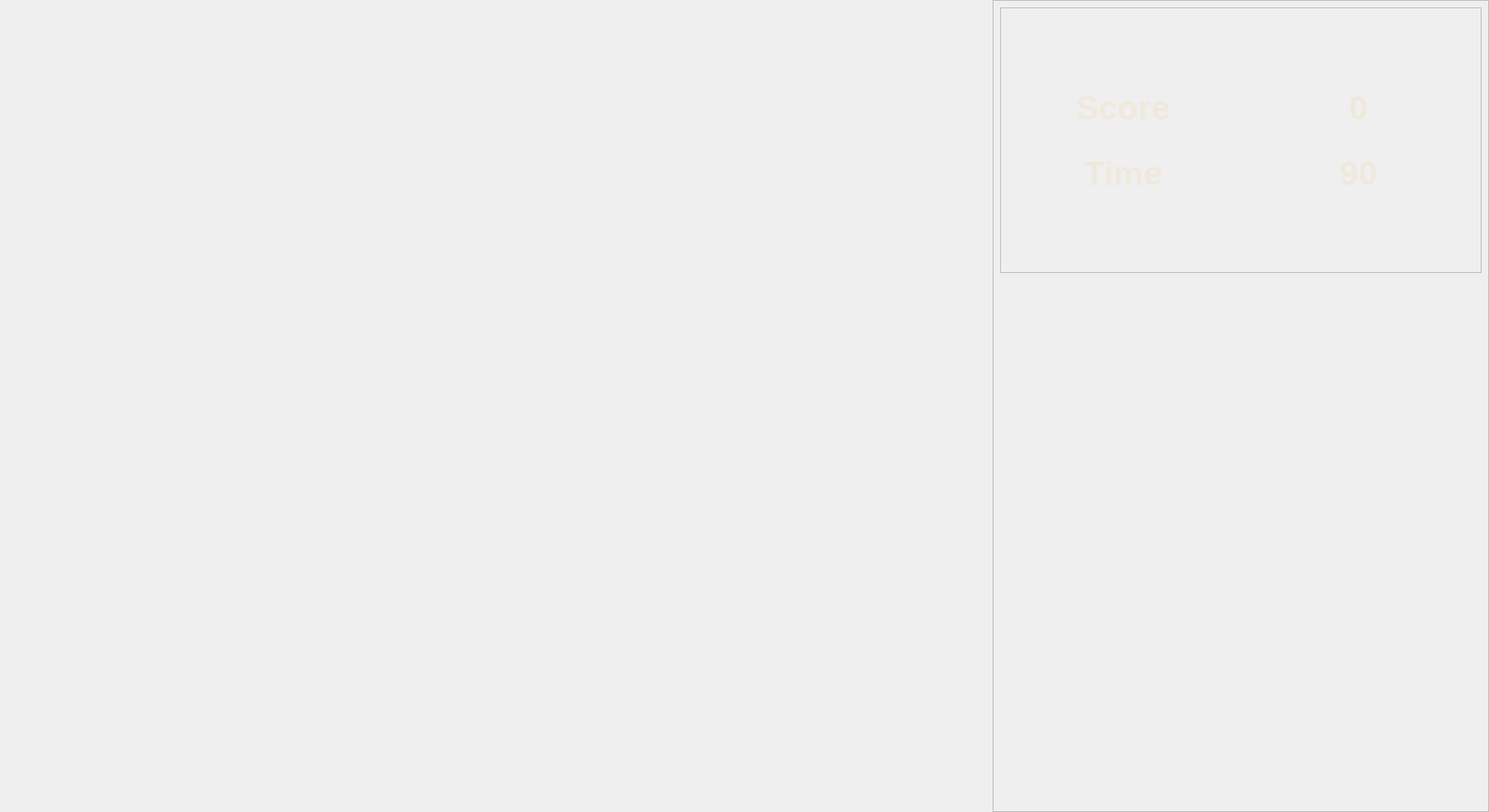
<?xml version="1.0" encoding="UTF-8"?>
<ui version="4.0">
 <class>SinglePlayerInGameUI</class>
 <widget class="QWidget" name="SinglePlayerInGameUI">
  <property name="geometry">
   <rect>
    <x>0</x>
    <y>0</y>
    <width>1980</width>
    <height>1080</height>
   </rect>
  </property>
  <property name="sizePolicy">
   <sizepolicy hsizetype="Fixed" vsizetype="Fixed">
    <horstretch>0</horstretch>
    <verstretch>0</verstretch>
   </sizepolicy>
  </property>
  <property name="font">
   <font>
    <pointsize>34</pointsize>
   </font>
  </property>
  <property name="windowTitle">
   <string>Form</string>
  </property>
  <layout class="QHBoxLayout" name="horizontalLayout_3" stretch="2,1">
   <property name="spacing">
    <number>0</number>
   </property>
   <property name="leftMargin">
    <number>0</number>
   </property>
   <property name="topMargin">
    <number>0</number>
   </property>
   <property name="rightMargin">
    <number>0</number>
   </property>
   <property name="bottomMargin">
    <number>0</number>
   </property>
   <item>
    <spacer name="horizontalSpacer">
     <property name="orientation">
      <enum>Qt::Orientation::Horizontal</enum>
     </property>
     <property name="sizeHint" stdset="0">
      <size>
       <width>40</width>
       <height>20</height>
      </size>
     </property>
    </spacer>
   </item>
   <item>
    <widget class="QFrame" name="frame">
     <property name="sizePolicy">
      <sizepolicy hsizetype="Expanding" vsizetype="Expanding">
       <horstretch>0</horstretch>
       <verstretch>0</verstretch>
      </sizepolicy>
     </property>
     <property name="frameShape">
      <enum>QFrame::Shape::StyledPanel</enum>
     </property>
     <property name="frameShadow">
      <enum>QFrame::Shadow::Raised</enum>
     </property>
     <property name="lineWidth">
      <number>2</number>
     </property>
     <layout class="QVBoxLayout" name="verticalLayout" stretch="1,2">
      <item>
       <widget class="QFrame" name="frame_2">
        <property name="sizePolicy">
         <sizepolicy hsizetype="Expanding" vsizetype="Expanding">
          <horstretch>0</horstretch>
          <verstretch>0</verstretch>
         </sizepolicy>
        </property>
        <property name="palette">
         <palette>
          <active>
           <colorrole role="WindowText">
            <brush brushstyle="SolidPattern">
             <color alpha="228">
              <red>239</red>
              <green>231</green>
              <blue>218</blue>
             </color>
            </brush>
           </colorrole>
           <colorrole role="Text">
            <brush brushstyle="SolidPattern">
             <color alpha="228">
              <red>239</red>
              <green>231</green>
              <blue>218</blue>
             </color>
            </brush>
           </colorrole>
           <colorrole role="Base">
            <brush brushstyle="SolidPattern">
             <color alpha="179">
              <red>70</red>
              <green>53</green>
              <blue>29</blue>
             </color>
            </brush>
           </colorrole>
          </active>
          <inactive>
           <colorrole role="WindowText">
            <brush brushstyle="SolidPattern">
             <color alpha="228">
              <red>239</red>
              <green>231</green>
              <blue>218</blue>
             </color>
            </brush>
           </colorrole>
           <colorrole role="Text">
            <brush brushstyle="SolidPattern">
             <color alpha="228">
              <red>239</red>
              <green>231</green>
              <blue>218</blue>
             </color>
            </brush>
           </colorrole>
           <colorrole role="Base">
            <brush brushstyle="SolidPattern">
             <color alpha="179">
              <red>70</red>
              <green>53</green>
              <blue>29</blue>
             </color>
            </brush>
           </colorrole>
          </inactive>
          <disabled/>
         </palette>
        </property>
        <property name="font">
         <font>
          <pointsize>34</pointsize>
          <bold>true</bold>
         </font>
        </property>
        <property name="frameShape">
         <enum>QFrame::Shape::StyledPanel</enum>
        </property>
        <property name="frameShadow">
         <enum>QFrame::Shadow::Raised</enum>
        </property>
        <layout class="QVBoxLayout" name="verticalLayout_2" stretch="1,1,1,1">
         <property name="spacing">
          <number>6</number>
         </property>
         <item>
          <spacer name="verticalSpacer">
           <property name="orientation">
            <enum>Qt::Orientation::Vertical</enum>
           </property>
           <property name="sizeHint" stdset="0">
            <size>
             <width>20</width>
             <height>145</height>
            </size>
           </property>
          </spacer>
         </item>
         <item>
          <layout class="QHBoxLayout" name="horizontalLayout_2" stretch="0,0">
           <item>
            <widget class="QLabel" name="scoreLabel">
             <property name="text">
              <string>Score</string>
             </property>
             <property name="alignment">
              <set>Qt::AlignmentFlag::AlignCenter</set>
             </property>
            </widget>
           </item>
           <item>
            <widget class="QLabel" name="scoreValueLabel">
             <property name="text">
              <string>0</string>
             </property>
             <property name="alignment">
              <set>Qt::AlignmentFlag::AlignCenter</set>
             </property>
            </widget>
           </item>
          </layout>
         </item>
         <item>
          <layout class="QHBoxLayout" name="horizontalLayout" stretch="1,1">
           <property name="sizeConstraint">
            <enum>QLayout::SizeConstraint::SetDefaultConstraint</enum>
           </property>
           <item>
            <widget class="QLabel" name="timeLabel">
             <property name="enabled">
              <bool>true</bool>
             </property>
             <property name="font">
              <font>
               <pointsize>34</pointsize>
               <bold>true</bold>
              </font>
             </property>
             <property name="text">
              <string>Time</string>
             </property>
             <property name="alignment">
              <set>Qt::AlignmentFlag::AlignCenter</set>
             </property>
            </widget>
           </item>
           <item>
            <widget class="QLabel" name="timeValueLabel">
             <property name="text">
              <string>90</string>
             </property>
             <property name="alignment">
              <set>Qt::AlignmentFlag::AlignCenter</set>
             </property>
            </widget>
           </item>
          </layout>
         </item>
         <item>
          <spacer name="verticalSpacer_2">
           <property name="orientation">
            <enum>Qt::Orientation::Vertical</enum>
           </property>
           <property name="sizeHint" stdset="0">
            <size>
             <width>20</width>
             <height>145</height>
            </size>
           </property>
          </spacer>
         </item>
        </layout>
       </widget>
      </item>
      <item>
       <spacer name="verticalSpacer_3">
        <property name="orientation">
         <enum>Qt::Orientation::Vertical</enum>
        </property>
        <property name="sizeHint" stdset="0">
         <size>
          <width>20</width>
          <height>40</height>
         </size>
        </property>
       </spacer>
      </item>
     </layout>
    </widget>
   </item>
  </layout>
 </widget>
 <resources/>
 <connections/>
</ui>
